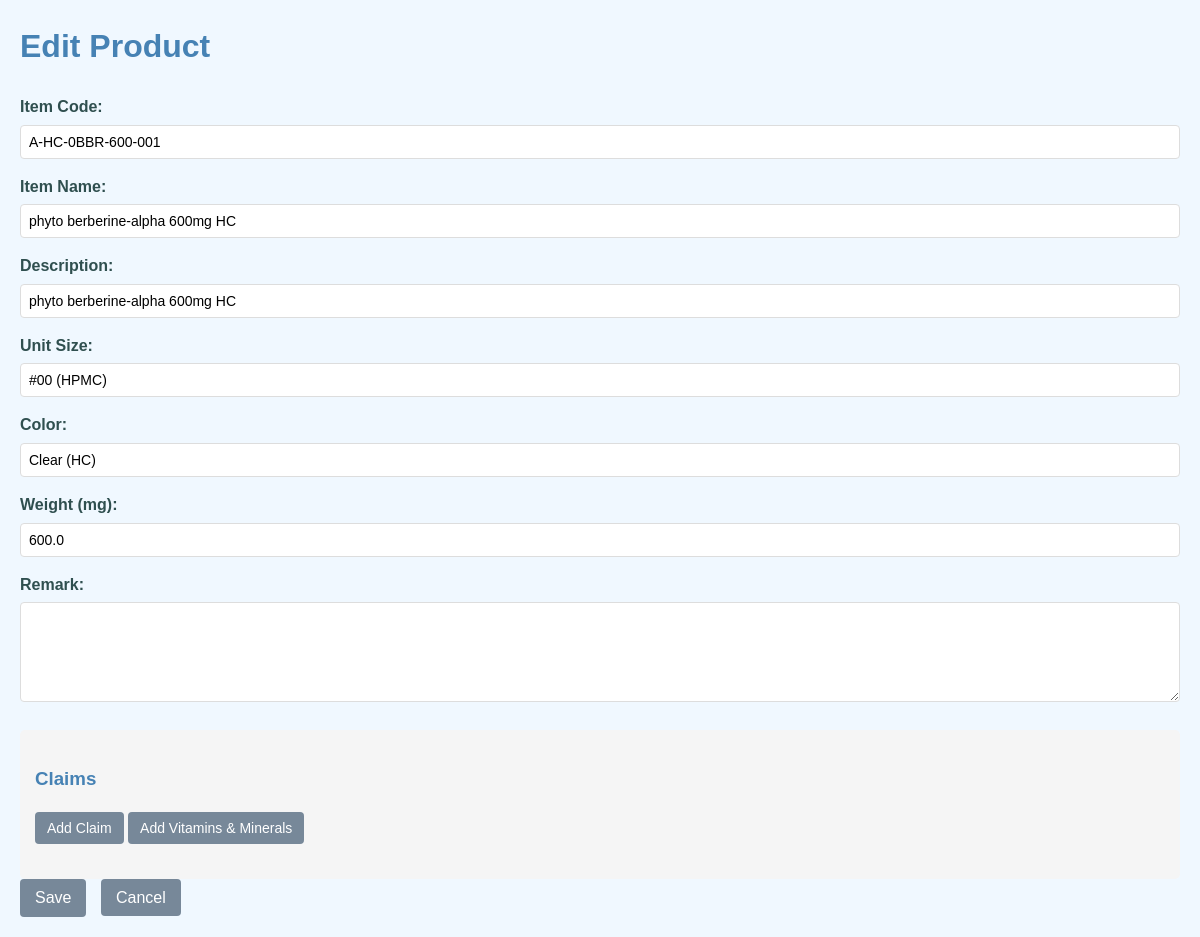
/edit/A-HC-0BBR-600-001 (signed in), run on an earlier commit of the app's database.
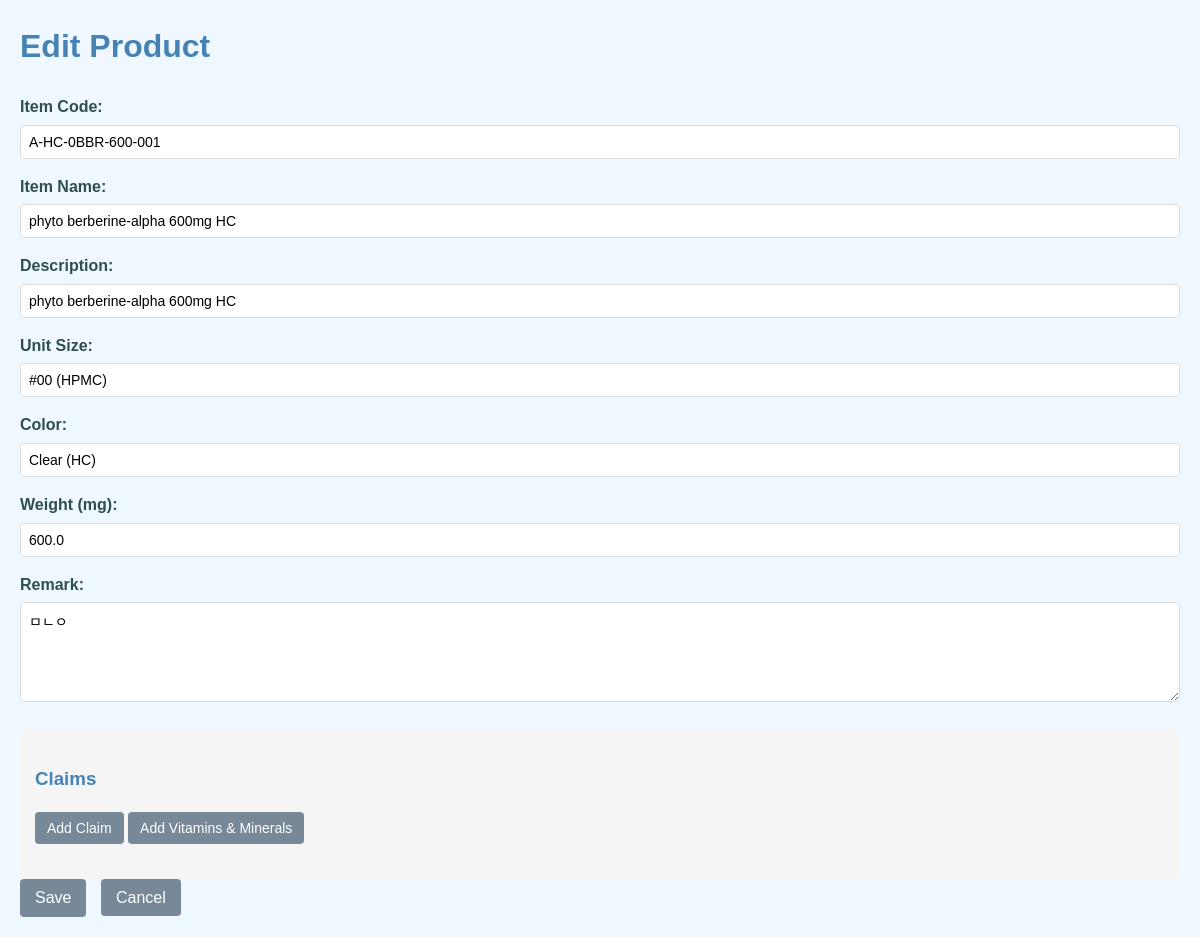
And on a later commit of the database.
### tables this page shows
CREATE TABLE products (
            id INTEGER PRIMARY KEY AUTOINCREMENT,
            item_code TEXT UNIQUE NOT NULL,
            item_name TEXT,
            description TEXT,
            unit_size TEXT,
            color TEXT,
            weight REAL
        , dosage TEXT, remark TEXT);

### app.py (the view, shortened to what this page needs)
@app.route('/edit/<item_code>', methods=['GET', 'POST'])
def edit_product(item_code):
    if "role" not in session or session["role"] not in ['admin', 'master']:
        flash("권한이 없습니다.", "danger")
        return redirect(url_for("index"))
    db = get_db()
    cursor = db.cursor()
    if request.method == 'GET':
        cursor.execute('SELECT * FROM products WHERE item_code = ?', (item_code,))
        product = cursor.fetchone()
        if not product:
            flash("해당 제품을 찾을 수 없습니다.", "danger")
            cursor.close()
            return redirect(url_for("index"))
        cursor.execute('''
        SELECT claim_main, claim_description, claim_concentration, claim_unit, test_result
        FROM claims
        LEFT JOIN products ON claims.product_id = products.id
        WHERE products.item_code = ?
        ''', (item_code,))
        claims = cursor.fetchall()
        claim_unit_options = ['mg', 'mcg', 'IU', 'mga-TE', 'mgRAE', 'mcgRAE', 'mgNE', 'mcgNE', 'mgDFE', 'mcgDFE']
        test_result_options = ['Test O', 'Test X', 'Input']
        if 'filter_url' not in session or request.referrer and 'edit' not in request.referrer:
            session['filter_url'] = request.referrer  # 필터 적용된 목록 페이지 저장
        return render_template('edit.html', product=product, claims=claims, claim_unit_options=claim_unit_options, test_result_options=test_result_options)

### app.py (called while the page is built)
@app.before_request
def before_request_func():
    global app_initialized
    if not app_initialized:
        with app.app_context():
            initialize_database()
            load_configurations()
        app_initialized = True

@app.before_request
def require_login():
    allowed_routes = ["login", "autocomplete", "static"]
    if "role" not in session and request.endpoint not in allowed_routes and not request.path.startswith('/static'):
        return redirect(url_for("login"))

def get_db():
    db = getattr(g, '_database', None)
    if db is None:
        db = g._database = sqlite3.connect(DB_FILE_PATH)
        db.row_factory = sqlite3.Row  # 컬럼명으로 접근 가능하도록 설정
    return db

@app.teardown_appcontext
def close_connection(exception):
    db = getattr(g, '_database', None)
    if db is not None:
        db.close()

### templates/edit.html (shortened to what this page needs)
<!DOCTYPE html>
<html lang="en">
<head>
    <link rel="stylesheet" href="https://code.jquery.com/ui/1.12.1/themes/base/jquery-ui.css">
    <link href="https://cdnjs.cloudflare.com/ajax/libs/select2/4.0.13/css/select2.min.css" rel="stylesheet" />
</head>
<body>
    <h1>Edit Product</h1>
    {% set role = session.get("role", "viewer") %}
    <form method="post">
        <div class="form-group">
            <label for="item_code">Item Code:</label>
            <input type="text" id="item_code" name="item_code" value="{{ product.item_code }}" readonly>
        </div>
        <div class="form-group">
            <label for="item_name">Item Name:</label>
            <input type="text" id="item_name" name="item_name" value="{{ product.item_name }}" >
        </div>
        <div class="form-group">
            <label for="description">Description:</label>
            <input type="text" id="description" name="description" value="{{ product.description }}" >
        </div>
        <div class="form-group">
            <label for="unit_size">Unit Size:</label>
            <input type="text" id="unit_size" name="unit_size" value="{{ product.unit_size }}" class="autocomplete-input" >
        </div>
        <div class="form-group">
            <label for="color">Color:</label>
            <input type="text" id="color" name="color" value="{{ product.color }}" class="autocomplete-input" >
        </div>
        <div class="form-group">
            <label for="weight">Weight (mg):</label>
            <input type="number" id="weight" name="weight" step="any" value="{{ product.weight }}" >
        </div>
        <div class="form-group">
            <label for="remark">Remark:</label>
            <textarea id="remark" name="remark" rows="4" >{{ product.remark }}</textarea>
        </div>
        <div class="claims-container">
            <h3>Claims</h3>
            {% if role in [ "admin","master"] %}
            <button type="button" class="add-claim">Add Claim</button>
            <button type="button" class="add-vitamins-minerals">Add Vitamins &
                Minerals</button>
            {% endif %}
        </div>
        {% if role in [ "admin","master"] %}
        <button type="submit">Save</button>
        {% endif %}
        <a href="{{ url_for('index') }}" class="cancel-button">Cancel</a>
    </form>
</body>
</html>

What changed in the data, as far as the page shows it:
changed products "A-HC-0BBR-600-001": remark (not shown) → "ㅁㄴㅇ"
